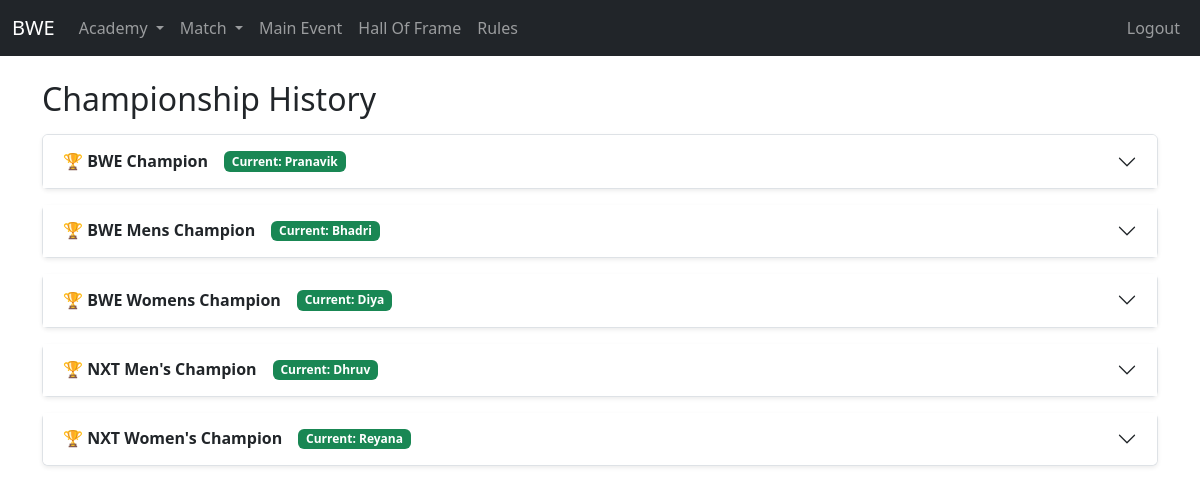
Before: /academy/championship_history/ (signed in) with the older database file.
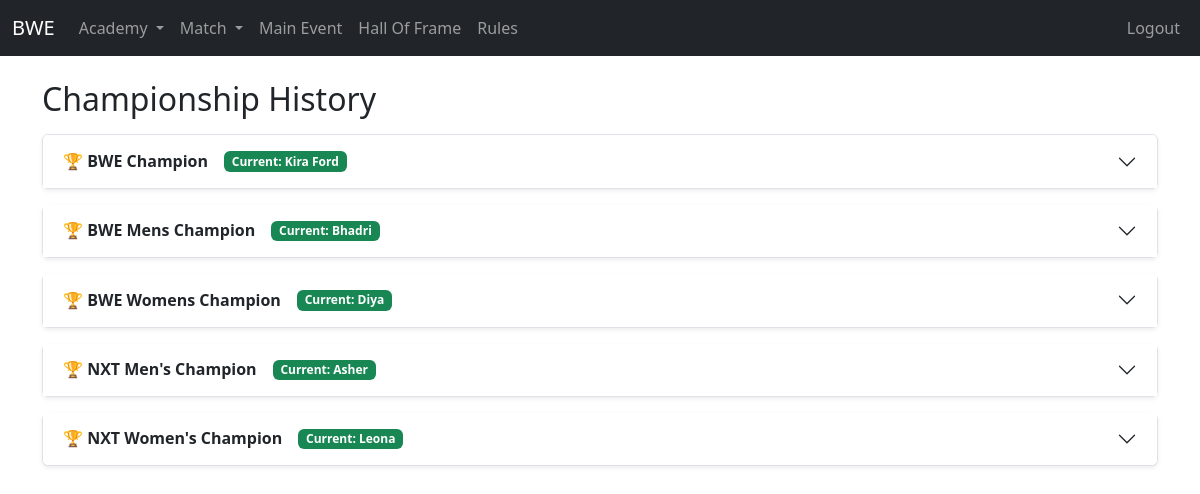
After: the same page with the newer database file.
### academy/models.py (models this page shows, shortened)
class Championship(models.Model):
    name = models.CharField(max_length=200)
    player = models.OneToOneField(Player, on_delete=models.CASCADE, null=True, blank=True)
    image_url = models.CharField(max_length=120, null=True, blank=True)
    hike = models.FloatField()
    updated_on = models.DateTimeField(auto_now=True)
    class Meta:
        ordering = ["name"]

class Player(models.Model):
    GENDER_CHOICES = [
        ('Male', 'Male'),
        ('Female', 'Female'),
    ]
    name = models.CharField(max_length=200)
    gender = models.CharField(max_length=10, choices=GENDER_CHOICES)
    band = models.ForeignKey(Band, on_delete=models.CASCADE, related_name='player_band')
    wins = models.PositiveIntegerField(default=0)
    matchesplayed = models.PositiveIntegerField(default=0)
    winningpercentage = models.FloatField(default=0)
    networth = models.FloatField(default=0)
    image_url = models.CharField(max_length=120, null=True, blank=True)
    is_active = models.BooleanField(default=True)
    objects = ActivePlayerManager()
    all_objects = models.Manager()
    spouse = models.OneToOneField(
        'self',
        on_delete=models.SET_NULL,
        null=True,
        blank=True,
        related_name="partner"
    )

### academy/views.py (the view)
# urls.py: path('championship_history/', views.championship_history_list, name='championship-history'),
@login_required
def championship_history_list(request):
    championships = Championship.objects.prefetch_related("history__player")
    context = {
        'championships': championships
    }
    return render(request, 'academy/championship/championship_history.html', context)

### academy/models.py (called while the page is built)
    def __str__(self):
        return self.name

    @property
    def duration(self):
        end_time = self.ended_on or now()
        return end_time - self.started_on

### templates/academy/championship/championship_history.html (shortened to what this page needs)
{% extends 'base.html' %}
{% block content %}
<h2 class="mb-3">Championship History</h2>
<div class="accordion" id="championshipAccordion">
    {% for championship in championships %}
        <div class="accordion-item mb-3 shadow-sm rounded">
            <h2 class="accordion-header" id="heading{{ championship.id }}">
                <button class="accordion-button collapsed fw-bold" type="button"
                        data-bs-toggle="collapse"
                        data-bs-target="#collapse{{ championship.id }}"
                        aria-expanded="false"
                        aria-controls="collapse{{ championship.id }}">
                    <span class="me-2">🏆 {{ championship.name }}</span>
                    {% if championship.player %}
                        <span class="badge bg-success ms-2">
                            Current: {{ championship.player.name }}
                        </span>
                    {% else %}
                        <span class="badge bg-secondary ms-2">
                            Vacant
                        </span>
                    {% endif %}
                </button>
            </h2>
        </div>
    {% endfor %}
</div>
{% endblock %}

Changed rows visible on the page:
changed Championship "BWE Champion": player.name "Pranavik" → "Kira Ford"
changed Championship "NXT Men's Champion": player.name "Dhruv" → "Asher"
changed Championship "NXT Women's Champion": player.name "Reyana" → "Leona"
